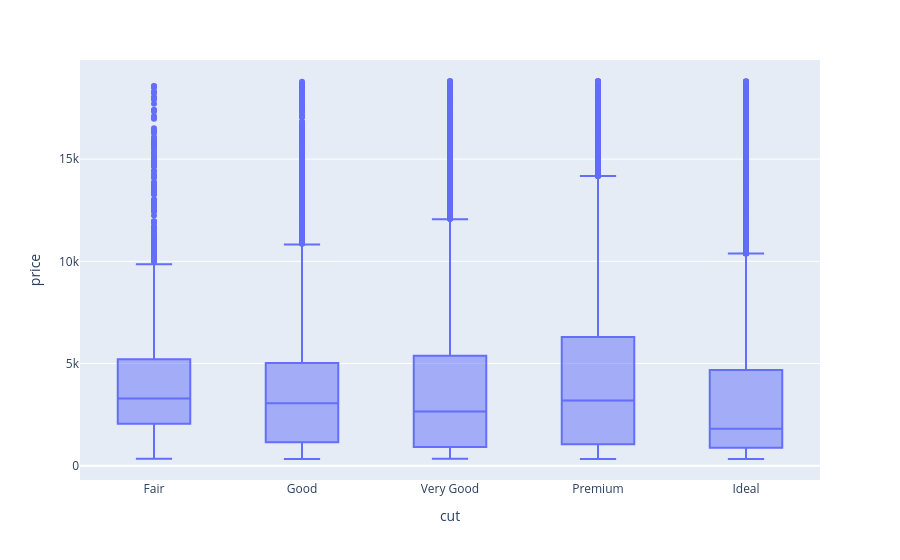

Notebook code for this chart:
### Code cell
import matplotlib.pyplot as plt
import numpy as np
import plotly.express as ptx

#Scatter plot, x axis carats, y axis price.
plt.scatter(diamonds["carat"],diamonds["price"])
plt.show()

#Histogram, showing frequency of different pricing values.
plt.hist(diamonds["price"])
plt.show()

#Boxplot showing cuts on x axis, and price on y axis.
diamondbox = ptx.box(diamonds, x="cut", y="price")
diamondbox.update_xaxes(categoryorder="array", categoryarray=["Fair","Good","Very Good","Premium","Ideal"])

### Figure 1 — Plotly figure (JSON) as saved in the notebook; plotly's stock layout.template omitted (floating-point values rounded to 4 significant figures; data arrays with more than 128 entries replaced by an {"elided": "..."} marker saying what was removed)
{"data": [{"alignmentgroup": "True", "hovertemplate": "cut=%{x}<br>price=%{y}<extra></extra>", "legendgroup": "", "marker": {"color": "#636efa"}, "name": "", "notched": false, "offsetgroup": "", "orientation": "v", "showlegend": false, "type": "box", "x": {"elided": "53940 str values"}, "x0": " ", "xaxis": "x", "y": {"elided": "53940 int values"}, "y0": " ", "yaxis": "y"}], "layout": {"boxmode": "group", "legend": {"tracegroupgap": 0}, "margin": {"t": 60}, "xaxis": {"anchor": "y", "categoryarray": ["Fair", "Good", "Very Good", "Premium", "Ideal"], "categoryorder": "array", "domain": [0, 1], "title": {"text": "cut"}}, "yaxis": {"anchor": "x", "domain": [0, 1], "title": {"text": "price"}}}}
